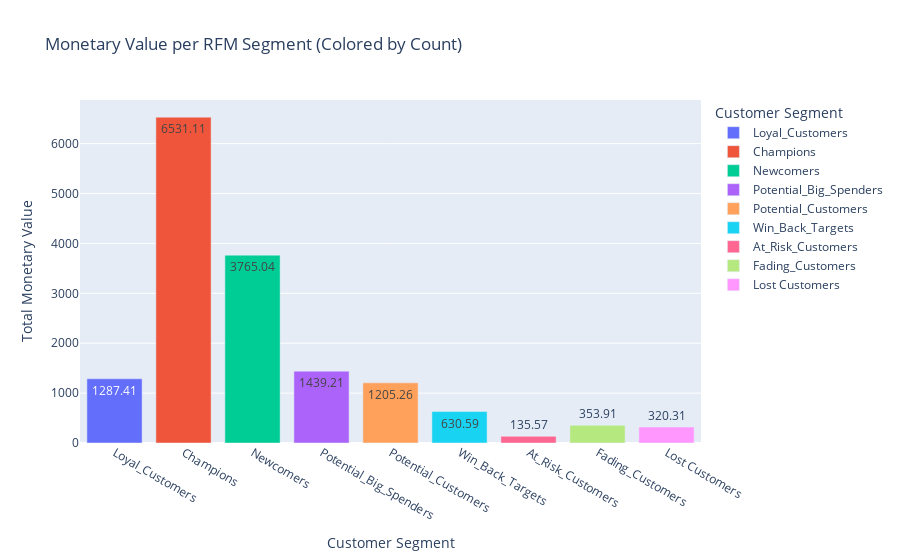

Notebook source saved alongside this figure:
### Code cell
# Creating the first plot: Count vs. Monetary value per segment
fig1 = px.bar(
    rfm_summary,
    x="RFM_Segment",
    y="Monetary",
    color="RFM_Segment",
    title="Monetary Value per RFM Segment (Colored by Count)",
    labels={"Monetary": "Total Monetary Value", "RFM_Segment": "Customer Segment"},
    text="Monetary",
)
fig1.show()

### Figure 1 — Plotly figure (JSON) as saved in the notebook; plotly's stock layout.template omitted (floating-point values rounded to 4 significant figures)
{"data": [{"alignmentgroup": "True", "hovertemplate": "Customer Segment=%{x}<br>Total Monetary Value=%{text}<extra></extra>", "legendgroup": "Loyal_Customers", "marker": {"color": "#636efa", "pattern": {"shape": ""}}, "name": "Loyal_Customers", "offsetgroup": "Loyal_Customers", "orientation": "v", "showlegend": true, "text": [1287.0], "textposition": "auto", "type": "bar", "x": ["Loyal_Customers"], "xaxis": "x", "y": [1287.0], "yaxis": "y"}, {"alignmentgroup": "True", "hovertemplate": "Customer Segment=%{x}<br>Total Monetary Value=%{text}<extra></extra>", "legendgroup": "Champions", "marker": {"color": "#EF553B", "pattern": {"shape": ""}}, "name": "Champions", "offsetgroup": "Champions", "orientation": "v", "showlegend": true, "text": [6531.0], "textposition": "auto", "type": "bar", "x": ["Champions"], "xaxis": "x", "y": [6531.0], "yaxis": "y"}, {"alignmentgroup": "True", "hovertemplate": "Customer Segment=%{x}<br>Total Monetary Value=%{text}<extra></extra>", "legendgroup": "Newcomers", "marker": {"color": "#00cc96", "pattern": {"shape": ""}}, "name": "Newcomers", "offsetgroup": "Newcomers", "orientation": "v", "showlegend": true, "text": [3765.0], "textposition": "auto", "type": "bar", "x": ["Newcomers"], "xaxis": "x", "y": [3765.0], "yaxis": "y"}, {"alignmentgroup": "True", "hovertemplate": "Customer Segment=%{x}<br>Total Monetary Value=%{text}<extra></extra>", "legendgroup": "Potential_Big_Spenders", "marker": {"color": "#ab63fa", "pattern": {"shape": ""}}, "name": "Potential_Big_Spenders", "offsetgroup": "Potential_Big_Spenders", "orientation": "v", "showlegend": true, "text": [1439.0], "textposition": "auto", "type": "bar", "x": ["Potential_Big_Spenders"], "xaxis": "x", "y": [1439.0], "yaxis": "y"}, {"alignmentgroup": "True", "hovertemplate": "Customer Segment=%{x}<br>Total Monetary Value=%{text}<extra></extra>", "legendgroup": "Potential_Customers", "marker": {"color": "#FFA15A", "pattern": {"shape": ""}}, "name": "Potential_Customers", "offsetgroup": "Potential_Customers", "orientation": "v", "showlegend": true, "text": [1205.0], "textposition": "auto", "type": "bar", "x": ["Potential_Customers"], "xaxis": "x", "y": [1205.0], "yaxis": "y"}, {"alignmentgroup": "True", "hovertemplate": "Customer Segment=%{x}<br>Total Monetary Value=%{text}<extra></extra>", "legendgroup": "Win_Back_Targets", "marker": {"color": "#19d3f3", "pattern": {"shape": ""}}, "name": "Win_Back_Targets", "offsetgroup": "Win_Back_Targets", "orientation": "v", "showlegend": true, "text": [630.6], "textposition": "auto", "type": "bar", "x": ["Win_Back_Targets"], "xaxis": "x", "y": [630.6], "yaxis": "y"}, {"alignmentgroup": "True", "hovertemplate": "Customer Segment=%{x}<br>Total Monetary Value=%{text}<extra></extra>", "legendgroup": "At_Risk_Customers", "marker": {"color": "#FF6692", "pattern": {"shape": ""}}, "name": "At_Risk_Customers", "offsetgroup": "At_Risk_Customers", "orientation": "v", "showlegend": true, "text": [135.6], "textposition": "auto", "type": "bar", "x": ["At_Risk_Customers"], "xaxis": "x", "y": [135.6], "yaxis": "y"}, {"alignmentgroup": "True", "hovertemplate": "Customer Segment=%{x}<br>Total Monetary Value=%{text}<extra></extra>", "legendgroup": "Fading_Customers", "marker": {"color": "#B6E880", "pattern": {"shape": ""}}, "name": "Fading_Customers", "offsetgroup": "Fading_Customers", "orientation": "v", "showlegend": true, "text": [353.9], "textposition": "auto", "type": "bar", "x": ["Fading_Customers"], "xaxis": "x", "y": [353.9], "yaxis": "y"}, {"alignmentgroup": "True", "hovertemplate": "Customer Segment=%{x}<br>Total Monetary Value=%{text}<extra></extra>", "legendgroup": "Lost Customers", "marker": {"color": "#FF97FF", "pattern": {"shape": ""}}, "name": "Lost Customers", "offsetgroup": "Lost Customers", "orientation": "v", "showlegend": true, "text": [320.3], "textposition": "auto", "type": "bar", "x": ["Lost Customers"], "xaxis": "x", "y": [320.3], "yaxis": "y"}], "layout": {"barmode": "relative", "legend": {"title": {"text": "Customer Segment"}, "tracegroupgap": 0}, "title": {"text": "Monetary Value per RFM Segment (Colored by Count)"}, "xaxis": {"anchor": "y", "categoryarray": ["Loyal_Customers", "Champions", "Newcomers", "Potential_Big_Spenders", "Potential_Customers", "Win_Back_Targets", "At_Risk_Customers", "Fading_Customers", "Lost Customers"], "categoryorder": "array", "domain": [0, 1], "title": {"text": "Customer Segment"}}, "yaxis": {"anchor": "x", "domain": [0, 1], "title": {"text": "Total Monetary Value"}}}}
